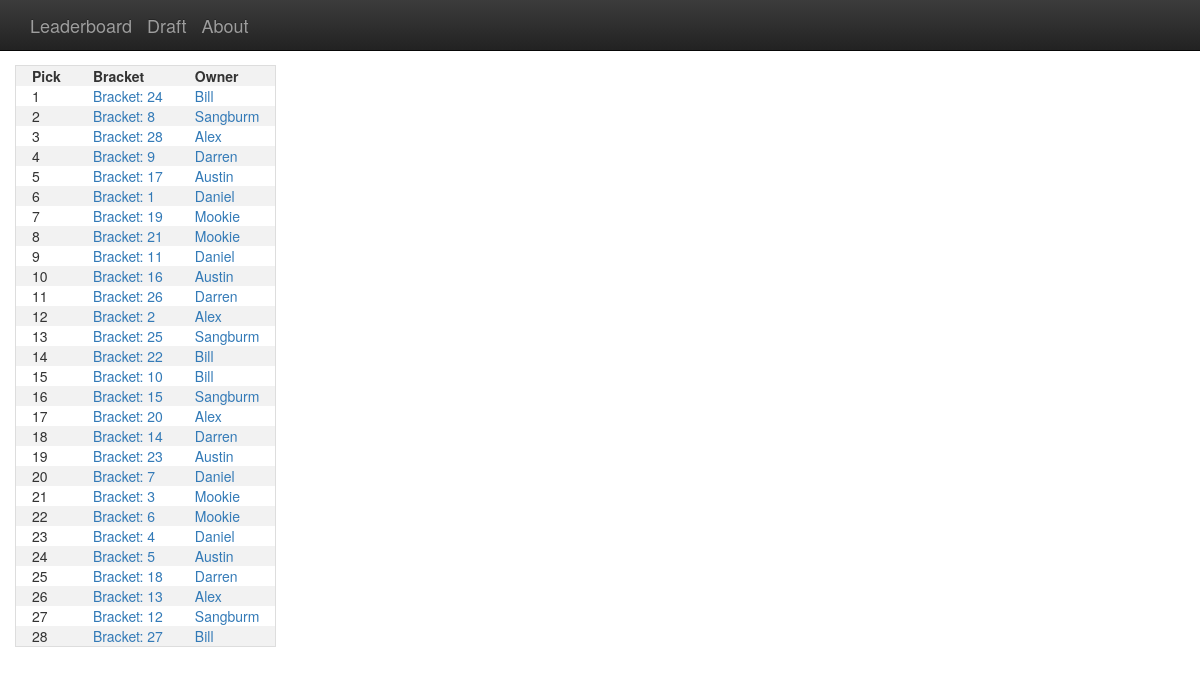
The app's page /draft/ with its own data.
### bracketeering/models.py (models this page shows, shortened)
class Bracket(models.Model):
    bid = models.IntegerField(unique=True)
    owner = models.ForeignKey(Owner, on_delete=models.CASCADE)
    points_norm = models.IntegerField(default=0)
    points_bonus = models.IntegerField(default=0)
    potential_norm = models.IntegerField(default=0)
    potential_bonus = models.IntegerField(default=0)
    elite_eight = models.IntegerField(default=0)
    elite_eight_pot = models.IntegerField(default=0)

class Owner(models.Model):
    name = models.CharField(max_length=100,unique=True)
    sum_of_2 = models.IntegerField(default=0)
    best_bracket = models.IntegerField(default=0)
    streak_winner = models.BooleanField(default=False)
    max_elite_eight = models.IntegerField(default=0)
    payout = models.FloatField(default=-20)

### bracketeering/views/views.py (the view)
# urls.py: path('draft/', DraftView.as_view(), name='draft'),
class DraftView(TemplateView):
    template_name = 'draft.html'
    def get_context_data(self, **kwargs):
        context = super(DraftView, self).get_context_data(**kwargs)
        context['brackets'] = Bracket.objects.all()
        return context

### templates/draft.html
{% extends "base.html" %}
{% block main_content %}
<div>
	<div class="row" style="margin-bottom:15px">
	{% if brackets %}
		<table id="draft_table">
			<thead><tr>
				<th>Pick</th>
				<th>Bracket</th>
				<th>Owner</th>
			</tr></thead>
			<tbody>
			{% for bracket in brackets %}
				<tr>
					<td>{{forloop.counter}}</td>
					<td><a href="{% url 'bracket' bracket.bid %}">Bracket: {{bracket.bid}}</a></td>
					<td><a href="{% url 'owner' bracket.owner.name %}">{{bracket.owner.name}}</a></td>
				</tr>
			{% endfor %}
			</tbody>
		</table>
	{% else %}
		<p>No Draft Yet</p>
	{% endif %}
	</div>
</div>
{% endblock %}

### templates/base.html (shortened to what this page needs)
{% load static %}
<!DOCTYPE html>
<html lang="en">
<head>
    <link rel="stylesheet" href="https://maxcdn.bootstrapcdn.com/bootstrap/3.3.7/css/bootstrap.min.css"
>
    <link rel="stylesheet" href="https://maxcdn.bootstrapcdn.com/bootstrap/3.3.7/css/bootstrap-theme.min.css"
>
</head>
<body style="padding-top:65px;">
    <nav class="navbar navbar-inverse navbar-fixed-top" role="navigation">
        <div class="container">
            <div class="navbar-header">
                <a class="navbar-brand" href="/">Leaderboard</a>
                <a class="navbar-brand" href="/draft/">Draft</a>
                <a class="navbar-brand" href="/about/">About</a>
            </div>
            <div class="collapse navbar-collapse" id="bs-example-navbar-collapse-1">
            </div>
        </div>
    </nav>
    <div class="container" style="margin-bottom:50px;">
        {% block main_content %}{% endblock %}
    </div>
</body>
</html>

### templates/base.html (style rules this page uses)
table { border-spacing: 0; border: 1px solid #ddd; }
th, td { text-align: left; padding-left: 16px; padding-right: 16px; }
th, tr:nth-child(even) { background-color: #f2f2f2; }

### records on screen
Bracket: bid "24", owner.name "Bill"
Bracket: bid "8", owner.name "Sangburm"
Bracket: bid "28", owner.name "Alex"
Bracket: bid "9", owner.name "Darren"
Bracket: bid "17", owner.name "Austin"
Bracket: bid "1", owner.name "Daniel"
Bracket: bid "19", owner.name "Mookie"
Bracket: bid "21", owner.name "Mookie"
Bracket: bid "11", owner.name "Daniel"
Bracket: bid "16", owner.name "Austin"
Bracket: bid "26", owner.name "Darren"
Bracket: bid "2", owner.name "Alex"
Bracket: bid "25", owner.name "Sangburm"
Bracket: bid "22", owner.name "Bill"
Bracket: bid "10", owner.name "Bill"
Bracket: bid "15", owner.name "Sangburm"
Bracket: bid "20", owner.name "Alex"
Bracket: bid "14", owner.name "Darren"
Bracket: bid "23", owner.name "Austin"
Bracket: bid "7", owner.name "Daniel"
Bracket: bid "3", owner.name "Mookie"
Bracket: bid "6", owner.name "Mookie"
Bracket: bid "4", owner.name "Daniel"
Bracket: bid "5", owner.name "Austin"
Bracket: bid "18", owner.name "Darren"
Bracket: bid "13", owner.name "Alex"
Bracket: bid "12", owner.name "Sangburm"
Bracket: bid "27", owner.name "Bill"
